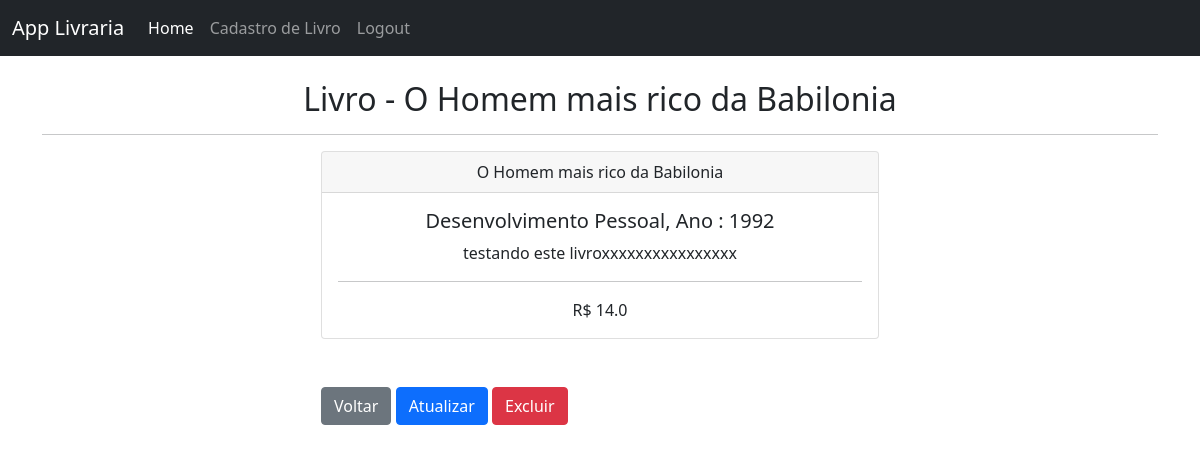
The page /book/4/ (signed in) on the database its author committed.
### livraria/models.py (models this page shows, shortened)
class Book(models.Model):
    created_at = models.DateTimeField(auto_now_add=True)
    title = models.CharField(max_length=50)
    description = models.CharField(max_length=200)
    year = models.IntegerField()
    genre = models.CharField(max_length=30)
    value = models.FloatField()

### livraria/views.py (the view)
# urls.py: path('book/<int:id>/',book_detail, name='book'),
def book_detail(request, id):
    if request.user.is_authenticated:
        book = Book.objects.get(id=id)
        return render(request, 'book.html', {'book': book})
    else:
        messages.error(request, "Você precisa estar logado para acessar essa página!")
        return redirect('home')

### livraria/templates/book.html
{% extends 'base.html' %}
{% block content %}
    <h2 class="text-center"> Livro - {{ book.title }}</h2>
    <hr>
    <div class="col-md-6 offset-md-3">
        <div class="card">
            <div class="card-header text-center">
                {{book.title}}
            </div>
            <div class="card-body text-center">
                <h5 class="card-title">{{ book.genre }}, Ano : {{ book.year }}</h5>
                <p>{{book.description}}</p>
                <hr>
                <span>R$ {{ book.value }}</span>
            </div>
        </div>
        <br><br>
        <a href="{% url 'home' %}" class="btn btn-secondary">Voltar</a>
        <a href="{% url 'update_book' book.id %}" class="btn btn-primary">Atualizar</a>
        <a href="{% url 'delete_book' book.id %}" class="btn btn-danger">Excluir</a>
    </div>
{% endblock %}

### rows shown on the page
Book: title "O Homem mais rico da Babilonia", genre "Desenvolvimento Pessoal", year "1992", description "testando este livroxxxxxxxxxxxxxxxx", value "14.0"
